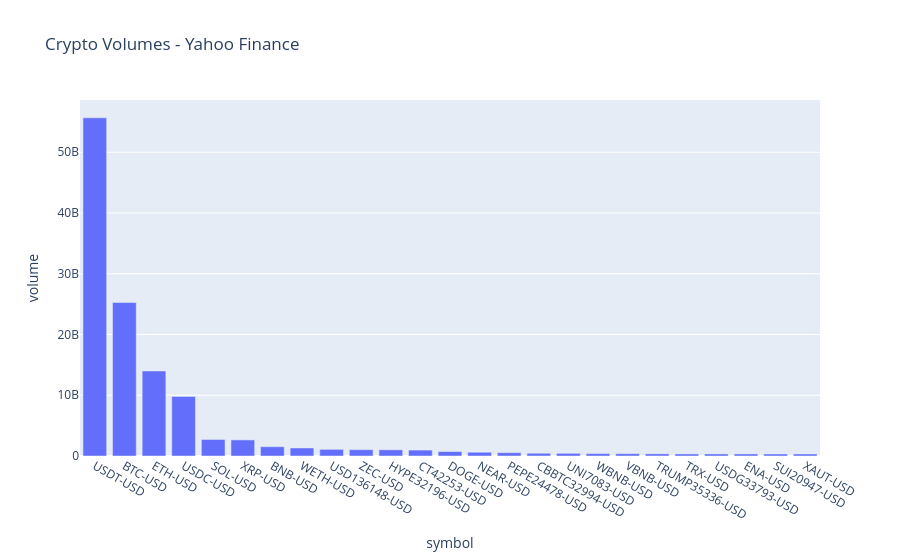

Here is the notebook cell this chart was saved with:
### Code cell
df = crypto_volumes()
save_crypto_volumes(df)
plot_volume(df)

### Figure 1 — Plotly figure (JSON) as saved in the notebook; plotly's stock layout.template omitted (floating-point values rounded to 4 significant figures)
{"data": [{"hovertemplate": "symbol=%{x}<br>volume=%{y}<extra></extra>", "legendgroup": "", "marker": {"color": "#636efa", "pattern": {"shape": ""}}, "name": "", "orientation": "v", "showlegend": false, "textposition": "auto", "x": ["USDT-USD", "BTC-USD", "ETH-USD", "USDC-USD", "SOL-USD", "XRP-USD", "BNB-USD", "WETH-USD", "USD136148-USD", "ZEC-USD", "HYPE32196-USD", "CT42253-USD", "DOGE-USD", "NEAR-USD", "PEPE24478-USD", "CBBTC32994-USD", "UNI7083-USD", "WBNB-USD", "VBNB-USD", "TRUMP35336-USD", "TRX-USD", "USDG33793-USD", "ENA-USD", "SUI20947-USD", "XAUT-USD"], "xaxis": "x", "y": [55680000000.0, 25260000000.0, 14000000000.0, 9812000000.0, 2719000000.0, 2649000000.0, 1529000000.0, 1324000000.0, 1096000000.0, 1046000000.0, 1020000000.0, 974200000.0, 729200000.0, 620000000.0, 548400000.0, 451500000.0, 441200000.0, 395200000.0, 382200000.0, 357700000.0, 339900000.0, 339700000.0, 337300000.0, 335000000.0, 332400000.0], "yaxis": "y", "type": "bar"}], "layout": {"xaxis": {"anchor": "y", "domain": [0.0, 1.0], "title": {"text": "symbol"}}, "yaxis": {"anchor": "x", "domain": [0.0, 1.0], "title": {"text": "volume"}}, "legend": {"tracegroupgap": 0}, "title": {"text": "Crypto Volumes - Yahoo Finance"}, "barmode": "relative"}}
